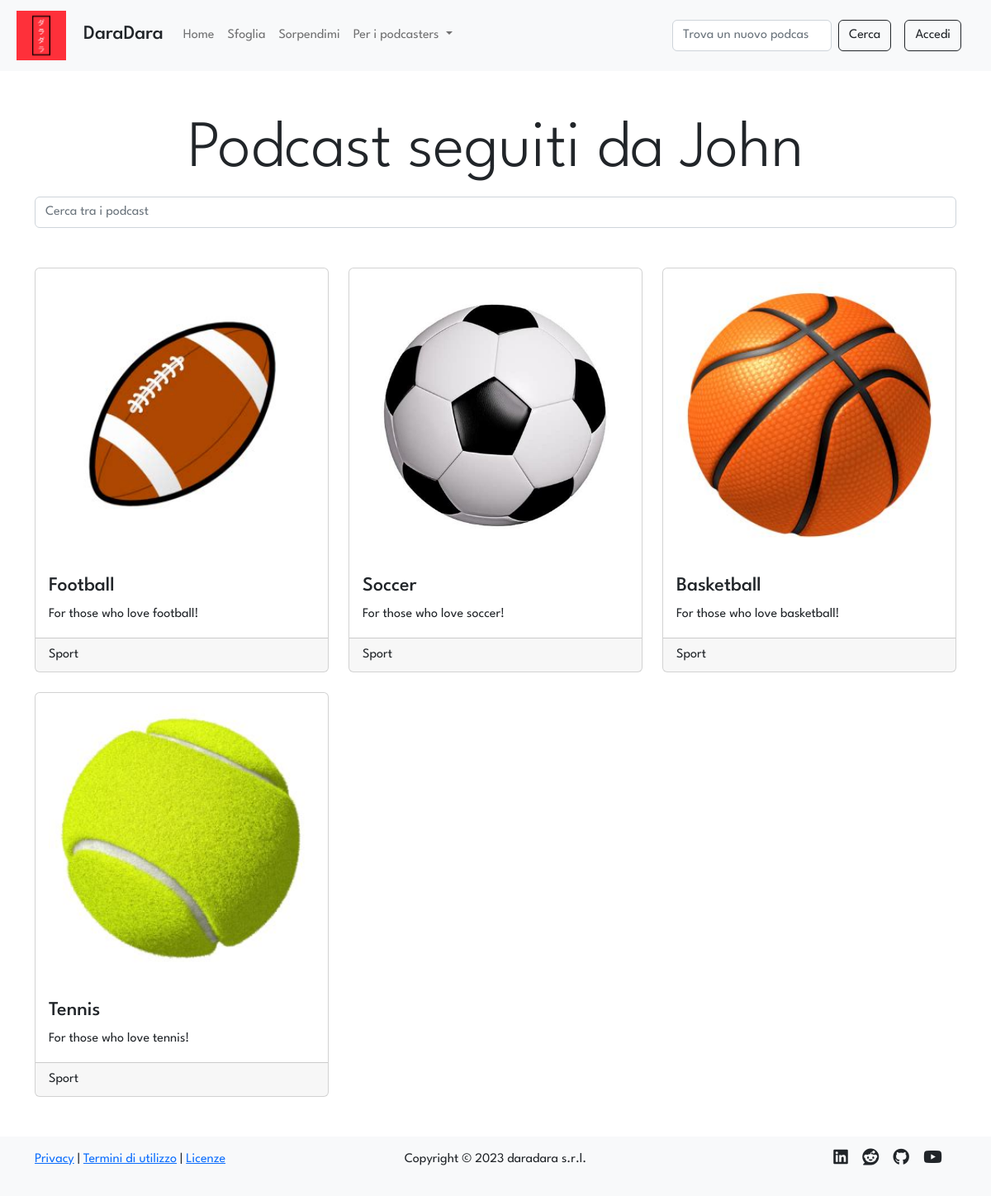
Page /profile/1/follows on the committed database.
### tables this page shows
CREATE TABLE "users" (
	"id"	INTEGER NOT NULL UNIQUE,
	"email"	TEXT NOT NULL UNIQUE,
	"password"	TEXT NOT NULL,
	"name"	TEXT NOT NULL,
	"surname"	TEXT NOT NULL,
	"propic"	TEXT NOT NULL,
	"priv_owned"	INTEGER NOT NULL DEFAULT 0,
	"priv_follows"	INTEGER NOT NULL DEFAULT 0,
	"priv_saves"	INTEGER NOT NULL DEFAULT 0,
	"bio"	TEXT,
	PRIMARY KEY("id" AUTOINCREMENT)
);

CREATE TABLE "follows" (
	"id_user"	INTEGER NOT NULL,
	"id_podcast"	INTEGER NOT NULL,
	"timestamp"	TEXT NOT NULL DEFAULT 'NO_TIMESTAMP',
	FOREIGN KEY("id_user") REFERENCES "users"("id"),
	PRIMARY KEY("id_user","id_podcast")
);

CREATE TABLE "podcasts" (
	"id"	INTEGER NOT NULL UNIQUE,
	"title"	TEXT NOT NULL UNIQUE,
	"desc"	TEXT NOT NULL,
	"img"	TEXT NOT NULL,
	"id_user"	INTEGER NOT NULL,
	"category"	TEXT,
	PRIMARY KEY("id" AUTOINCREMENT),
	FOREIGN KEY("id_user") REFERENCES "users"("id")
);

### app.py (the view)
@app.route('/profile/<int:id>/follows')
def follows(id: int):
    user = dao.get_user(id)
    if not user:
        flash('L\'utente cercato non esiste', 'warning')
        return redirect(session.get('previous_url', '/'))
    podcasts = dao.get_follows_join_podcasts(id)
    is_owner = False
    if current_user.is_authenticated and current_user.id == id: # type: ignore
        is_owner = True
    if not is_owner and user['priv_follows'] == 1:
        flash('A gli altri utenti non è permesso vedere i seguiti di questo profilo', 'info')
        return redirect(url_for('profile', id=id))
    session['previous_url'] = request.url
    return render_template('follows.html', user=user, podcasts=podcasts, is_owner=is_owner)

### data/dao.py (called while the page is built)
def get_follows_join_podcasts(id_user):
    conn, cursor = connect()
    follows = []
    try:
        sql = 'SELECT * FROM follows, podcasts WHERE follows.id_podcast = podcasts.id AND follows.id_user = ? ORDER BY follows.timestamp DESC'
        cursor.execute(sql, (id_user,))
        follows = cursor.fetchall()
    except Exception as e:
        print(e)
    close(conn, cursor)
    return follows

def get_user(id):
    conn, cursor = connect()
    user = None
    try:
        sql = 'SELECT * FROM users WHERE id = ?'
        cursor.execute(sql, (id,))
        user = cursor.fetchone()
    except Exception as e:
        print(e)
    close(conn, cursor)
    return user

def connect():
    conn = sqlite3.connect(PATH)
    conn.row_factory = sqlite3.Row
    cursor = conn.cursor()
    return conn, cursor

def close(conn, cursor):
    cursor.close()
    conn.close()

### templates/follows.html (shortened to what this page needs)
{% extends 'gallery.html' %}
{% block header %}
    {% if is_owner %}
        <h1 class="text-center display-1">I podcast che segui</h1>
    {% else %}
        <h1 class="text-center display-1">Podcast seguiti da {{user.name}}</h1>
    {% endif %}
{% endblock %}
{% block main %}
{% if podcasts %}
<div class="row row-cols-1 row-cols-md-3 g-4">
    {% for podcast in podcasts %}
        <div class="col">
        <article class="podcast card h-100">
            <a href="{{url_for('podcast', id=podcast.id)}}"><img class="card-img-top img-fluid p-1 p-lg-3" src="{{url_for('static', filename='uploads/images/covers/'+podcast.id|string+podcast.img)}}" alt="Immagine podcast {{podcast.title}}"></a>
            <section class="card-body">
                <h4 class="podcast-title card-title"><a href="{{url_for('podcast', id=podcast.id)}}">{{podcast.title}}</a></h4>
                <p class="podcast-description card-text"><a href="{{url_for('podcast', id=podcast.id)}}">{{podcast.desc}}</a></p>
            </section>
            <div class="card-footer podcast-category">
                {{podcast.category|capitalize}}
            </div>
        </article>
        </div>
    {% endfor %}
</div>
{% endif %}
{%endblock%}

### static/stylesheets/layout.css (style rules this page uses)
* { font-family: 'League Spartan', sans-serif; }
img { min-width: 10px; min-height: 10px; max-width: 800px; max-height: 800px; }
a:not(.stock-a, .vanilla-a, .nav-link) { color: inherit; text-decoration: none; }

### rows in the picture
users: name "John"
follows: img (picture), title "Football", desc "For those who love football!", category "Sport"
follows: img (picture), title "Soccer", desc "For those who love soccer!", category "Sport"
follows: img (picture), title "Basketball", desc "For those who love basketball!", category "Sport"
follows: img (picture), title "Tennis", desc "For those who love tennis!", category "Sport"
